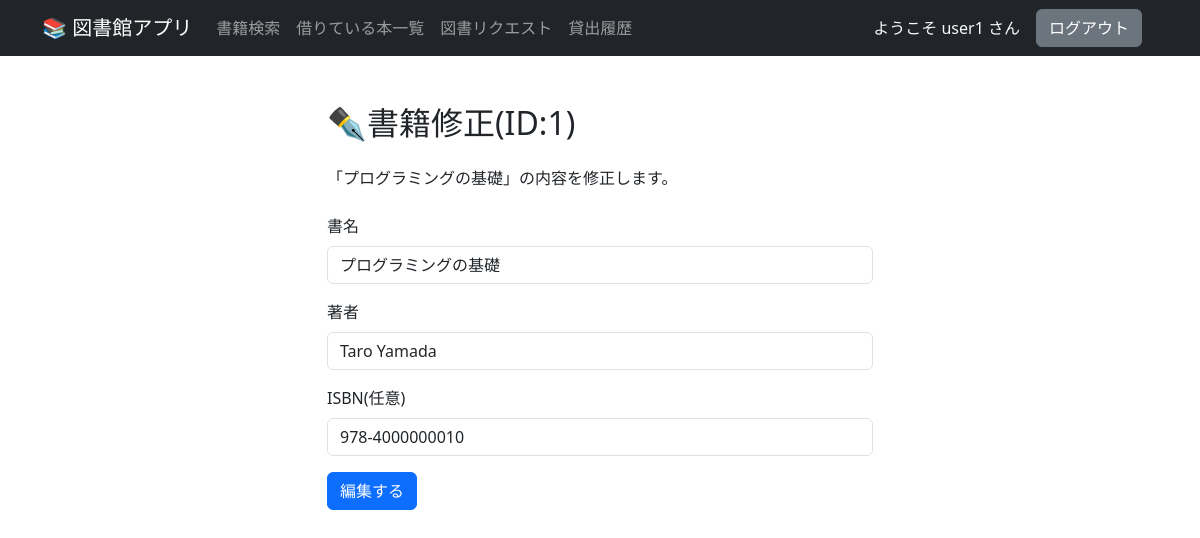
Page /edit_book/1 (signed in) on the committed database.
### learning_pyhton/library/models.py (models this page shows, shortened)
class User(db.Model):
    __tablename__ = 'users'
    id = db.Column(db.Integer, primary_key=True)
    username = db.Column(db.String(80), unique=True, nullable=False)
    password_hash = db.Column(db.String(128), nullable=False)
    role = db.Column(db.String(10), nullable=True)
    loans = db.relationship("Loan", back_populates="user")

class Book(db.Model):
    __tablename__ = 'books'
    id = db.Column(db.Integer, primary_key=True)
    title = db.Column(db.String(200), nullable=False)
    author = db.Column(db.String(100), nullable=False)
    isbn = db.Column(db.String(20), unique=True ,nullable=False)
    loans = db.relationship("Loan", back_populates="book", lazy="dynamic")

### learning_pyhton/library/app.py (the view, shortened to what this page needs)
@app.route("/edit_book/<int:book_id>", methods=["GET", "POST"])
def edit_book(book_id):
    user_id = session.get("user_id")
    if not user_id:
        return redirect(url_for("login"))
    current_user = User.query.get(user_id)
    form = EditForm()
    edit_book = Book.query.get_or_404(book_id)
    form.title.data = edit_book.title
    form.author.data = edit_book.author
    form.isbn.data = edit_book.isbn
    return render_template("edit_book.html", form=form, edit_book = edit_book, username=current_user.username)

### learning_pyhton/library/forms.py
class EditForm(FlaskForm):
    title = StringField("書名", validators=[DataRequired()])
    author = StringField("著者", validators=[DataRequired()])
    isbn  = StringField("ISBN(任意)", validators=[DataRequired()])
    submit = SubmitField("編集する")

### learning_pyhton/library/templates/edit_book.html (shortened to what this page needs)
{% extends "base.html" %}
{% block content %}
<div class="container mt-5">
    <div class="row justify-content-center">
        <div class="col-md-6">
            <h2 class="mb-4">✒書籍修正(ID:{{edit_book.id}})</h2>
            <p class="mb-4">「{{edit_book.title}}」の内容を修正します。</p>
            {{ render_form(form, button_map={'submit':'primary'}) }}
        </div>
    </div>
</div>
{% endblock %}

### learning_pyhton/library/templates/base.html (shortened to what this page needs)
{% from 'bootstrap5/form.html' import render_form %}
{% from 'bootstrap5/utils.html' import render_messages %}
<!DOCTYPE html>
<html lang="jp">
<head>
  {{ bootstrap.load_css() }}
</head>
<body>
  <nav class="navbar navbar-expand-lg navbar-dark bg-dark">
    <div class="container">
      <a class="navbar-brand" href="/">📚 図書館アプリ</a>
      <div class="collapse navbar-collapse" id="navbarNav">
        <ul class="navbar-nav me-auto">
          <li class="nav-item">
            <a class="nav-link" href="{{ url_for('search') }}">書籍検索</a>
          </li>
          <li class="nav-item">
            <a class="nav-link" href="{{ url_for('borrowed_books') }}">借りている本一覧</a>
          </li>
          <li class="nav-item">
            <a class="nav-link" href="{{ url_for('request_book')}}">図書リクエスト</a>
          </li>
          <li class="nav-item">
            <a class="nav-link" href="{{ url_for('loan_history')}}">貸出履歴</a>
          </li>
        </ul>
        <span class="navbar-text text-light me-3">
          ようこそ {{ username }} さん
        </span>
        <form method="POST" action="{{ url_for('logout') }}" class="text-light me-3">
          <button type="submit" class="btn btn-secondary">
            ログアウト
          </button>
        </form>
      </div>
    </div>
  </nav>
  {% block content %}{% endblock %}
</body>
</html>

### rows in the picture
User: username "user1"
Book: id "1", title "プログラミングの基礎", author "Taro Yamada", isbn "978-4000000010"
